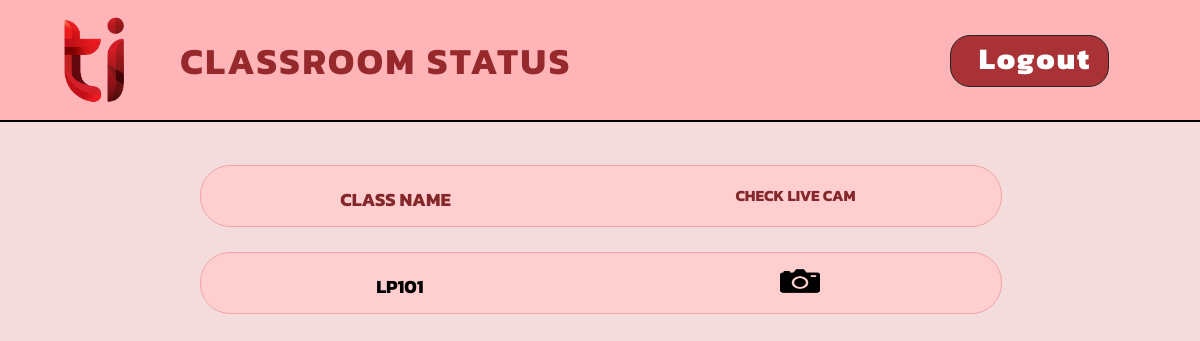
The app's page / (signed in), older data.
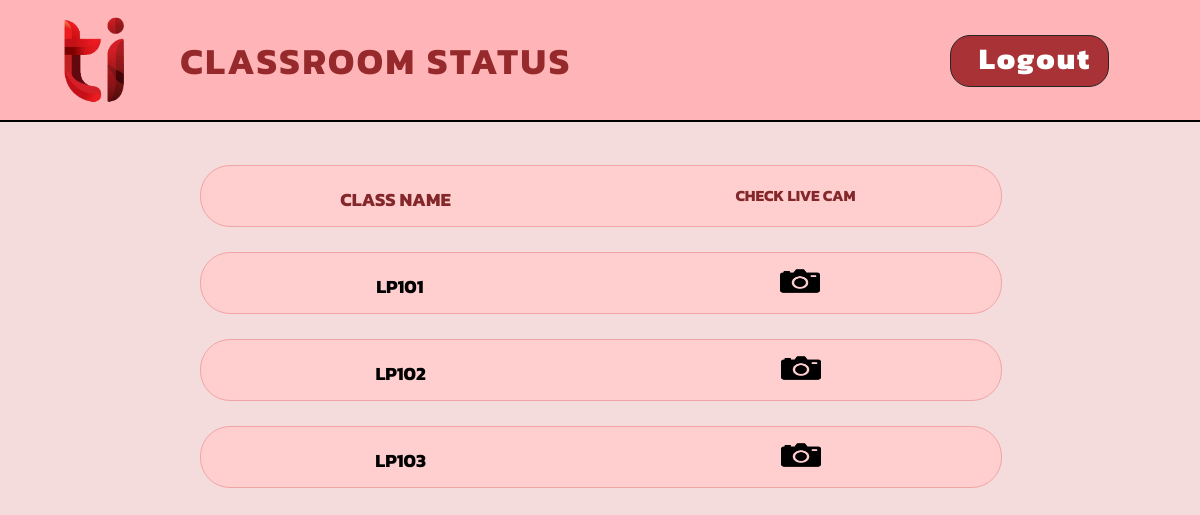
The same page, newer data.
### app/models.py (models this page shows, shortened)
class Room(models.Model):
    name=models.CharField(max_length=100)
    cam_url=models.CharField(max_length=100)
    status=models.BooleanField(default=False)

### app/views.py (the view)
# urls.py: path('', views.home, name='home'),
@login_required(login_url='/login')
def home(request):
    data=Room.objects.all()
    return render(request, 'home2.html', {'data':data})

### templates/home2.html (shortened to what this page needs)
{% load static %}
<!DOCTYPE html>
<html lang="en">
<head>
    <link rel="stylesheet" href="../static/css/style2.css">
</head>
<body>
    <div class="navbar">
        <div class="logo"></div>
        <div class="classroom_status">
            <h2 class="text"> CLASSROOM STATUS </h2>
        </div>
        <div class="logout">
            <h2 class="logout_text"><a href="{% url 'logout' %}"> Logout </a></h2>
        </div>
    </div>
    <div class="heading">
        <center>
            <h1>Classrooms</h1>
        </center>
    </div>
    <div class="third_container">
        <div class="classroom_number_1" id="head">
            <h3 id="head" class="heading" font-family:'Kanit', sans-serif ;><b>CLASS NAME</b></h3>
            <button type="" id="camera"> <h3 id="head" class="heading"><b>CHECK LIVE CAM</b></h3>
            </button>
        </div>
        {% for room in data %}
        <div class="classroom_number_2" id="roomdiv">
            <h3 id="{{ room.name }}">{{room.name}}</h3>
            <button type="" id="camera">
                <a href={{room.cam_url}}><img src="../static/images/camera.png" alt="" id="camera_img"></a>
            </button>
        </div>
        {% endfor %}
    </div>
</body>
</html>

Row changes from the older to the newer data that the page shows:
added Room: name "LP102"
added Room: name "LP103"
